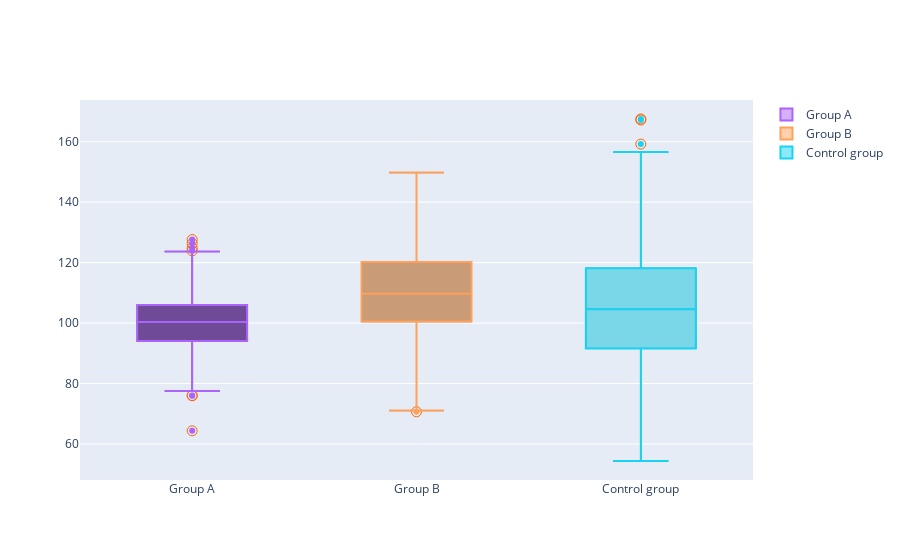

The notebook cell this image was saved under:
### Code cell
for i in range(0, len(groups)):
        trace.append(go.Box(y = vals[i],
                           name = groups[i]))
        
data = trace

# iplot({"data":data}) # old way of doing things in Jupyter Notebook!
pio.show({"data": data}, 'jupyterlab')

### Figure 1 — Plotly figure (JSON) as saved in the notebook; plotly's stock layout.template omitted (floating-point values rounded to 4 significant figures; data arrays with more than 128 entries replaced by an {"elided": "..."} marker saying what was removed)
{"data": [{"fillcolor": "rgb(50, 50, 50)", "line": {"color": "rgb(0, 0, 0)", "width": 1}, "marker": {"outliercolor": "rgb(255, 100, 0)", "size": 10, "symbol": "circle-open"}, "name": "Group A", "showlegend": false, "type": "box", "y": {"elided": "500 float values"}}, {"fillcolor": "rgb(150, 150, 150)", "line": {"color": "rgb(0, 0, 0)", "width": 1}, "marker": {"outliercolor": "rgb(255, 100, 0)", "size": 10, "symbol": "circle-open"}, "name": "Group B", "showlegend": false, "type": "box", "y": {"elided": "500 float values"}}, {"fillcolor": "rgb(220, 220, 220)", "line": {"color": "rgb(0, 0, 0)", "width": 1}, "marker": {"outliercolor": "rgb(255, 100, 0)", "size": 10, "symbol": "circle-open"}, "name": "Control group", "showlegend": false, "type": "box", "y": {"elided": "500 float values"}}, {"name": "Group A", "type": "box", "y": {"elided": "500 float values"}}, {"name": "Group B", "type": "box", "y": {"elided": "500 float values"}}, {"name": "Control group", "type": "box", "y": {"elided": "500 float values"}}], "layout": {"autosize": true, "xaxis": {"autorange": true, "range": [-0.5, 2.5], "type": "category"}, "yaxis": {"autorange": true, "range": [48.1, 173.8], "type": "linear"}}}
